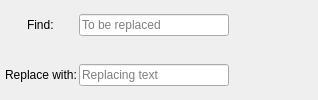
  <widget class="QDockWidget" name="dockReplace">
   <property name="features">
    <set>QDockWidget::DockWidgetClosable|QDockWidget::DockWidgetFloatable</set>
   </property>
   <property name="allowedAreas">
    <set>Qt::BottomDockWidgetArea</set>
   </property>
   <attribute name="dockWidgetArea">
    <number>8</number>
   </attribute>
   <widget class="QWidget" name="dockWidgetContents">
    <layout class="QGridLayout" name="gridLayout_3">
     <property name="leftMargin">
      <number>5</number>
     </property>
     <property name="topMargin">
      <number>0</number>
     </property>
     <property name="rightMargin">
      <number>5</number>
     </property>
     <property name="bottomMargin">
      <number>0</number>
     </property>
     <property name="spacing">
      <number>0</number>
     </property>
     <item row="0" column="0">
      <layout class="QGridLayout" name="gridLayout_2">
       <property name="horizontalSpacing">
        <number>2</number>
       </property>
       <property name="verticalSpacing">
        <number>0</number>
       </property>
       <item row="0" column="0" alignment="Qt::AlignHCenter|Qt::AlignVCenter">
        <widget class="QLabel" name="label">
         <property name="text">
          <string>Find:</string>
         </property>
        </widget>
       </item>
       <item row="1" column="0" alignment="Qt::AlignHCenter|Qt::AlignVCenter">
        <widget class="QLabel" name="label_2">
         <property name="text">
          <string>Replace with:</string>
         </property>
        </widget>
       </item>
       <item row="0" column="1" alignment="Qt::AlignVCenter">
        <widget class="FeatherNotes::LineEdit" name="lineEditFind">
         <property name="minimumSize">
          <size>
           <width>150</width>
           <height>0</height>
          </size>
         </property>
         <property name="placeholderText">
          <string>To be replaced</string>
         </property>
        </widget>
       </item>
       <item row="1" column="1" alignment="Qt::AlignVCenter">
        <widget class="FeatherNotes::LineEdit" name="lineEditReplace">
         <property name="minimumSize">
          <size>
           <width>150</width>
           <height>0</height>
          </size>
         </property>
         <property name="placeholderText">
          <string>Replacing text</string>
         </property>
        </widget>
       </item>
       <item row="0" column="2" alignment="Qt::AlignVCenter">
        <widget class="QPushButton" name="rplPrevButton">
         <property name="focusPolicy">
          <enum>Qt::NoFocus</enum>
         </property>
         <property name="toolTip">
          <string>Previous (F9)</string>
         </property>
         <property name="shortcut">
          <string>F9</string>
         </property>
         <property name="flat">
          <bool>true</bool>
         </property>
        </widget>
       </item>
       <item row="1" column="2" alignment="Qt::AlignVCenter">
        <widget class="QPushButton" name="rplNextButton">
         <property name="focusPolicy">
          <enum>Qt::NoFocus</enum>
         </property>
         <property name="toolTip">
          <string>Next (F8)</string>
         </property>
         <property name="shortcut">
          <string>F8</string>
         </property>
         <property name="flat">
          <bool>true</bool>
         </property>
        </widget>
       </item>
       <item row="1" column="3" alignment="Qt::AlignVCenter">
        <widget class="QPushButton" name="allButton">
         <property name="focusPolicy">
          <enum>Qt::NoFocus</enum>
         </property>
         <property name="toolTip">
          <string>Replace all (F10)</string>
         </property>
         <property name="shortcut">
          <string>F10</string>
         </property>
         <property name="flat">
          <bool>true</bool>
         </property>
        </widget>
       </item>
      </layout>
     </item>
    </layout>
   </widget>
  </widget>
